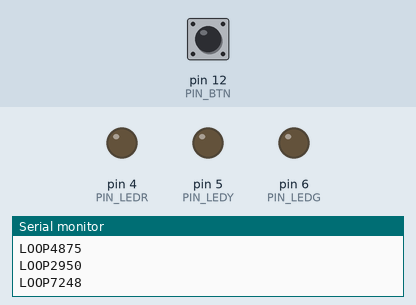
This sketch was run on a simulated Arduino Uno, built with avr-gcc and run on an emulated ATmega328P. Shown: output pins drawn as LEDs (lit = HIGH), the last lines printed to the serial monitor. Dashed ring = blinking. Inputs (shaded band) come from the test bench; at power-on: pin 12 (PIN_BTN) HIGH. Random numbers use the default seed unless the sketch sets one.

Above: at 1.2 s.
1.3 s: pin 12 (PIN_BTN) pulled LOW for 0.15 s
At 1.45 s:
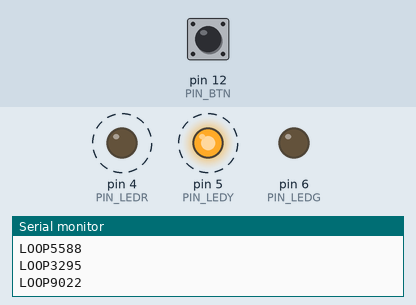
4.3 s: pin 12 (PIN_BTN) pulled LOW for 1 s
6.8 s: pin 12 (PIN_BTN) pulled LOW for 3.2 s
At 7.05 s:
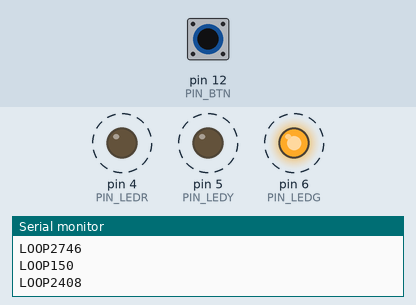
Timing chart, 0 to 17.5 s (numbered marks = the images above; inputs shaded):
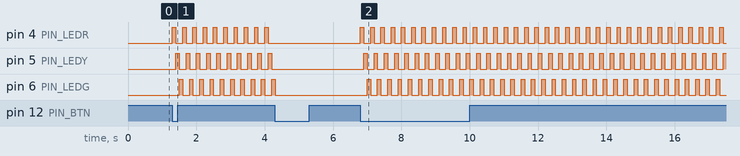

Measured:
- after the input at 1.3 s, pin 4 (PIN_LEDR): alternates HIGH for 0.10 s and LOW for 0.20 s, starting at once; pin 5 (PIN_LEDY): alternates HIGH for 0.10 s and LOW for 0.20 s, starting after 0.10 s; pin 6 (PIN_LEDG): alternates HIGH for 0.10 s and LOW for 0.20 s, starting after 0.20 s
- after the input at 6.8 s, pin 4 (PIN_LEDR): alternates HIGH for 0.10 s and LOW for 0.20 s, starting at once; pin 5 (PIN_LEDY): alternates HIGH for 0.10 s and LOW for 0.20 s, starting after 0.10 s; pin 6 (PIN_LEDG): alternates HIGH for 0.10 s and LOW for 0.20 s, starting after 0.20 s

The sketch:

Timur_2018-10-20_a.ino
```cpp
// ДЕФАЙНЫ или МАКРОСЫ начинаются со слова #define, затем идет название макроса и его определение, например:
#define PIN_LEDR 4
#define PIN_LEDY 5
#define PIN_LEDG 6
#define PIN_BTN 12

#define DELAY 100

// Переменная хранит в себе какое-то значение. Объявлять можно несколько переменных сразу, через запятую.
// Сначала идет тип переменной, затем название переменной, после может идти ее определение, например:
int a, b, c;
bool q = false;
bool btn, btnOld;

// Функции. Функции - это программы, которые можно вызвать использовав их имя.
// Самые простые функции, которые есть в любой программе - это setup и loop.
// У функции есть тип возвращаемого значения, имя, параметры и тело. Если тип возвращаемого значения не void - значит, в теле функции должна быть команда return.
// Рассмотрим пример:
// bool - тип возвращаемого значения
// getButton - имя функции
// В скобках "int pin" - параметр с типом, который требуется передать в функцию, в данном случае - это пин, который требуется передать в функцию, чтобы получить значение на нем.
// Внутри {} фигурных скобок - тело функции.
bool getButton(int pin) {
  bool value; // объявляем локальную переменную
  value = digitalRead(pin); // считываем значение с пина в переменную
  value = !value; // переворачиваем значение (было 1 - стало 0, или наоборот)
  return value; // возвращаем значение переменной вовне
}

void setup() {
  // Функция setup выполняется единожды, при старте микроконтроллера
  pinMode(PIN_LEDR, OUTPUT); // выставляем режим для пина светодиода, вывод
  pinMode(PIN_LEDY, OUTPUT);
  pinMode(PIN_LEDG, OUTPUT);

  pinMode(PIN_BTN, INPUT_PULLUP); // Выставляем режим для пина кнопки,  ввод подтянутый к плюсу

  Serial.begin(57600);
}

// Сравнение <===
// == - равно ли
// != - не равно ли
// <  - меньше ли
// <= - меньше или равно ли
// >  - больше ли
// >= - больше или равно ли

bool grlndOn = false;

void loop() {
  Serial.print("LOOP");
  Serial.println(random(0,9999));
  // Функция loop повторяется бесконечно после setup
  btn = getButton(PIN_BTN); // с помощью нашей функции получаем значение кнопки и записываем в переменную btn, которую объявили в самом начале
  if (btn == true){
    if (btnOld == false) {
      grlndOn = !grlndOn;
      btnOld = true;
    }
  } else {
    if (btnOld == true)
      btnOld = false;
  }

  if (grlndOn == true) {
      digitalWrite(PIN_LEDR, 1);
      delay(DELAY);
      digitalWrite(PIN_LEDR, 0);

      digitalWrite(PIN_LEDY, 1);
      delay(DELAY);
      digitalWrite(PIN_LEDY, 0);

      digitalWrite(PIN_LEDG, 1);
      delay(DELAY);
      digitalWrite(PIN_LEDG, 0);
  }
}
```
